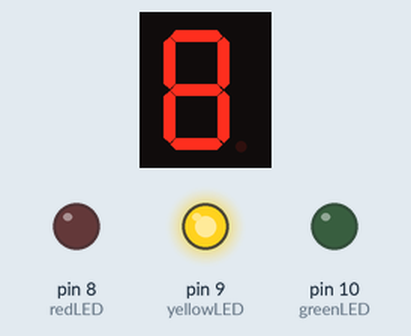
Bench run of a sketch on a simulated Arduino Uno, built with avr-gcc and run on an emulated ATmega328P. Parts: 1-digit seven-segment display, output pins drawn as LEDs (lit = HIGH). Wiring (inferred from the names in the program): 1-digit 7-segment display, segments lit when LOW: segments pin 1, pin 2, pin 3, pin 4, pin 5, pin 6, pin 7. The segment pins are drawn as the display they are named for; pins used as bus, display or sensor lines are not drawn.

Above: at 0.1 s.
At 4.1 s:
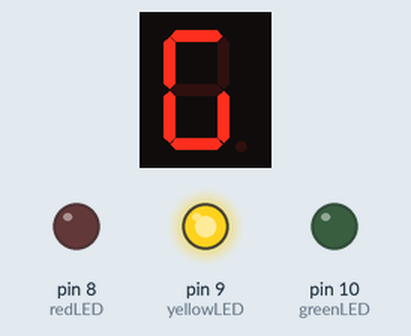
At 9.1 s:
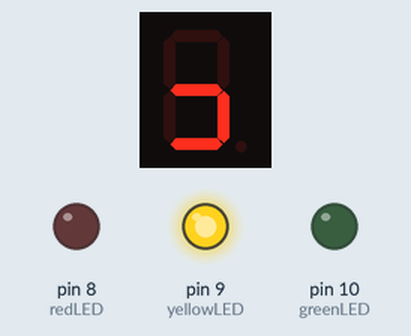
At 20.1 s:
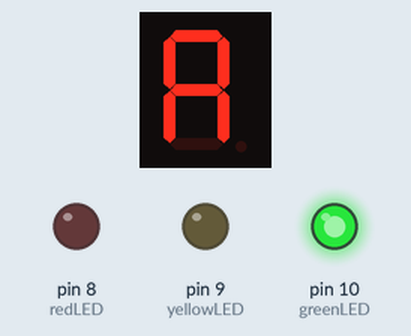
At 30.1 s:
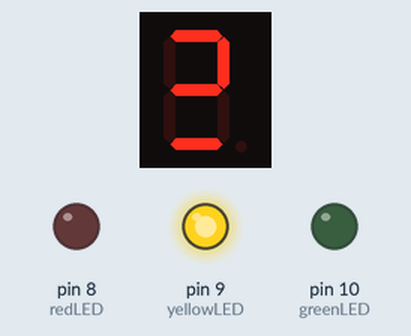
At 39.1 s:
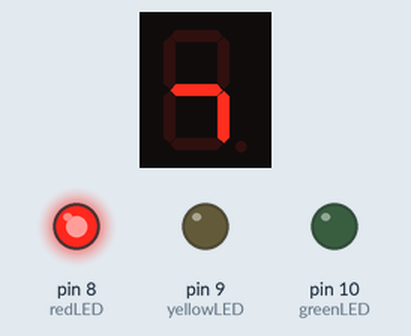
Timing chart, 0 to 40.0 s (numbered marks = the images above):
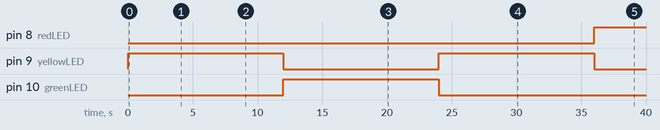

Measured:
- by itself, pin 8 (redLED): LOW → HIGH at 36.0 s
- by itself, pin 9 (yellowLED): alternates HIGH for 12.0 s and LOW for 12.0 s
- by itself, pin 10 (greenLED): LOW → HIGH at 12.0 s, → LOW 12.0 s later
- what the display in image 1 shows lasts 1.0 s, from 4.0 s to 5.0 s

The sketch:

Traffic_Light_with_counter.ino
```cpp
const int greenLED = 10;
const int yellowLED = 9;
const int redLED = 8;
const int segA = 1;
const int segB = 2;
const int segC = 3;
const int segD = 4;
const int segE = 5;
const int segF = 6;
const int segG = 7;

void setup() {
  // put your setup code here, to run once:
pinMode (greenLED, OUTPUT);
pinMode (yellowLED, OUTPUT);
pinMode (redLED, OUTPUT);
pinMode (segA, OUTPUT);
pinMode (segB, OUTPUT);
pinMode (segC, OUTPUT);
pinMode (segD, OUTPUT);
pinMode (segE, OUTPUT);
pinMode (segF, OUTPUT);
pinMode (segG, OUTPUT);
}

void loop() {
  // put your main code here, to run repeatedly:
digitalWrite (greenLED, LOW);
digitalWrite (yellowLED, HIGH);
digitalWrite (redLED, LOW);
delay (2000);

digitalWrite (segA, HIGH);
digitalWrite (segB, LOW);
digitalWrite (segC, LOW);
digitalWrite (segD, LOW);
digitalWrite (segE, LOW);
digitalWrite (segF, LOW);
digitalWrite (segG, LOW);
delay (1000);

digitalWrite (segA, HIGH);
digitalWrite (segB, HIGH);
digitalWrite (segC, LOW);
digitalWrite (segD, HIGH);
digitalWrite (segE, HIGH);
digitalWrite (segF, HIGH);
digitalWrite (segG, LOW);
delay (1000);

digitalWrite (segA, LOW);
digitalWrite (segB, HIGH);
digitalWrite (segC, LOW);
digitalWrite (segD, LOW);
digitalWrite (segE, LOW);
digitalWrite (segF, LOW);
digitalWrite (segG, HIGH);
delay (1000);

digitalWrite (segA, LOW);
digitalWrite (segB, HIGH);
digitalWrite (segC, LOW);
digitalWrite (segD, LOW);
digitalWrite (segE, HIGH);
digitalWrite (segF, LOW);
digitalWrite (segG, LOW);
delay (1000);

digitalWrite (segA, LOW);
digitalWrite (segB, LOW);
digitalWrite (segC, HIGH);
digitalWrite (segD, LOW);
digitalWrite (segE, HIGH);
digitalWrite (segF, HIGH);
digitalWrite (segG, LOW);
delay (1000);

digitalWrite (segA, LOW);
digitalWrite (segB, LOW);
digitalWrite (segC, LOW);
digitalWrite (segD, HIGH);
digitalWrite (segE, HIGH);
digitalWrite (segF, LOW);
digitalWrite (segG, LOW);
delay (1000);

digitalWrite (segA, LOW);
digitalWrite (segB, LOW);
digitalWrite (segC, LOW);
digitalWrite (segD, HIGH);
digitalWrite (segE, LOW);
digitalWrite (segF, LOW);
digitalWrite (segG, LOW);
delay (1000);

digitalWrite (segA, HIGH);
digitalWrite (segB, HIGH);
digitalWrite (segC, LOW);
digitalWrite (segD, LOW);
digitalWrite (segE, HIGH);
digitalWrite (segF, HIGH);
digitalWrite (segG, LOW);
delay (1000);

digitalWrite (segA, LOW);
digitalWrite (segB, LOW);
digitalWrite (segC, LOW);
digitalWrite (segD, LOW);
digitalWrite (segE, LOW);
digitalWrite (segF, LOW);
digitalWrite (segG, LOW);
delay (1000);

digitalWrite (segA, LOW);
digitalWrite (segB, LOW);
digitalWrite (segC, LOW);
digitalWrite (segD, LOW);
digitalWrite (segE, HIGH);
digitalWrite (segF, HIGH);
digitalWrite (segG, LOW);
delay (1000);


digitalWrite (greenLED, HIGH);
digitalWrite (yellowLED, LOW);
digitalWrite (redLED, LOW);
delay (2000);

digitalWrite (segA, HIGH);
digitalWrite (segB, LOW);
digitalWrite (segC, LOW);
digitalWrite (segD, LOW);
digitalWrite (segE, LOW);
digitalWrite (segF, LOW);
digitalWrite (segG, LOW);
delay (1000);

digitalWrite (segA, HIGH);
digitalWrite (segB, HIGH);
digitalWrite (segC, LOW);
digitalWrite (segD, HIGH);
digitalWrite (segE, HIGH);
digitalWrite (segF, HIGH);
digitalWrite (segG, LOW);
delay (1000);

digitalWrite (segA, LOW);
digitalWrite (segB, HIGH);
digitalWrite (segC, LOW);
digitalWrite (segD, LOW);
digitalWrite (segE, LOW);
digitalWrite (segF, LOW);
digitalWrite (segG, HIGH);
delay (1000);

digitalWrite (segA, LOW);
digitalWrite (segB, HIGH);
digitalWrite (segC, LOW);
digitalWrite (segD, LOW);
digitalWrite (segE, HIGH);
digitalWrite (segF, LOW);
digitalWrite (segG, LOW);
delay (1000);

digitalWrite (segA, LOW);
digitalWrite (segB, LOW);
digitalWrite (segC, HIGH);
digitalWrite (segD, LOW);
digitalWrite (segE, HIGH);
digitalWrite (segF, HIGH);
digitalWrite (segG, LOW);
delay (1000);

digitalWrite (segA, LOW);
digitalWrite (segB, LOW);
digitalWrite (segC, LOW);
digitalWrite (segD, HIGH);
digitalWrite (segE, HIGH);
digitalWrite (segF, LOW);
digitalWrite (segG, LOW);
delay (1000);

digitalWrite (segA, LOW);
digitalWrite (segB, LOW);
digitalWrite (segC, LOW);
digitalWrite (segD, HIGH);
digitalWrite (segE, LOW);
digitalWrite (segF, LOW);
digitalWrite (segG, LOW);
delay (1000);

digitalWrite (segA, HIGH);
digitalWrite (segB, HIGH);
digitalWrite (segC, LOW);
digitalWrite (segD, LOW);
digitalWrite (segE, HIGH);
digitalWrite (segF, HIGH);
digitalWrite (segG, LOW);
delay (1000);

digitalWrite (segA, LOW);
digitalWrite (segB, LOW);
digitalWrite (segC, LOW);
digitalWrite (segD, LOW);
digitalWrite (segE, LOW);
digitalWrite (segF, LOW);
digitalWrite (segG, LOW);
delay (1000);

digitalWrite (segA, LOW);
digitalWrite (segB, LOW);
digitalWrite (segC, LOW);
digitalWrite (segD, LOW);
digitalWrite (segE, HIGH);
digitalWrite (segF, HIGH);
digitalWrite (segG, LOW);
delay (1000);

digitalWrite (greenLED, LOW);
digitalWrite (yellowLED, HIGH);
digitalWrite (redLED, LOW);
delay (2000);

digitalWrite (segA, HIGH);
digitalWrite (segB, LOW);
digitalWrite (segC, LOW);
digitalWrite (segD, LOW);
digitalWrite (segE, LOW);
digitalWrite (segF, LOW);
digitalWrite (segG, LOW);
delay (1000);

digitalWrite (segA, HIGH);
digitalWrite (segB, HIGH);
digitalWrite (segC, LOW);
digitalWrite (segD, HIGH);
digitalWrite (segE, HIGH);
digitalWrite (segF, HIGH);
digitalWrite (segG, LOW);
delay (1000);

digitalWrite (segA, LOW);
digitalWrite (segB, HIGH);
digitalWrite (segC, LOW);
digitalWrite (segD, LOW);
digitalWrite (segE, LOW);
digitalWrite (segF, LOW);
digitalWrite (segG, HIGH);
delay (1000);

digitalWrite (segA, LOW);
digitalWrite (segB, HIGH);
digitalWrite (segC, LOW);
digitalWrite (segD, LOW);
digitalWrite (segE, HIGH);
digitalWrite (segF, LOW);
digitalWrite (segG, LOW);
delay (1000);

digitalWrite (segA, LOW);
digitalWrite (segB, LOW);
digitalWrite (segC, HIGH);
digitalWrite (segD, LOW);
digitalWrite (segE, HIGH);
digitalWrite (segF, HIGH);
digitalWrite (segG, LOW);
delay (1000);

digitalWrite (segA, LOW);
digitalWrite (segB, LOW);
digitalWrite (segC, LOW);
digitalWrite (segD, HIGH);
digitalWrite (segE, HIGH);
digitalWrite (segF, LOW);
digitalWrite (segG, LOW);
delay (1000);

digitalWrite (segA, LOW);
digitalWrite (segB, LOW);
digitalWrite (segC, LOW);
digitalWrite (segD, HIGH);
digitalWrite (segE, LOW);
digitalWrite (segF, LOW);
digitalWrite (segG, LOW);
delay (1000);

digitalWrite (segA, HIGH);
digitalWrite (segB, HIGH);
digitalWrite (segC, LOW);
digitalWrite (segD, LOW);
digitalWrite (segE, HIGH);
digitalWrite (segF, HIGH);
digitalWrite (segG, LOW);
delay (1000);

digitalWrite (segA, LOW);
digitalWrite (segB, LOW);
digitalWrite (segC, LOW);
digitalWrite (segD, LOW);
digitalWrite (segE, LOW);
digitalWrite (segF, LOW);
digitalWrite (segG, LOW);
delay (1000);

digitalWrite (segA, LOW);
digitalWrite (segB, LOW);
digitalWrite (segC, LOW);
digitalWrite (segD, LOW);
digitalWrite (segE, HIGH);
digitalWrite (segF, HIGH);
digitalWrite (segG, LOW);
delay (1000);

digitalWrite (greenLED, LOW);
digitalWrite (yellowLED, LOW);
digitalWrite (redLED, HIGH);
delay (2000);


digitalWrite (segA, HIGH);
digitalWrite (segB, LOW);
digitalWrite (segC, LOW);
digitalWrite (segD, LOW);
digitalWrite (segE, LOW);
digitalWrite (segF, LOW);
digitalWrite (segG, LOW);
delay (1000);

digitalWrite (segA, HIGH);
digitalWrite (segB, HIGH);
digitalWrite (segC, LOW);
digitalWrite (segD, HIGH);
digitalWrite (segE, HIGH);
digitalWrite (segF, HIGH);
digitalWrite (segG, LOW);
delay (1000);

digitalWrite (segA, LOW);
digitalWrite (segB, HIGH);
digitalWrite (segC, LOW);
digitalWrite (segD, LOW);
digitalWrite (segE, LOW);
digitalWrite (segF, LOW);
digitalWrite (segG, HIGH);
delay (1000);

digitalWrite (segA, LOW);
digitalWrite (segB, HIGH);
digitalWrite (segC, LOW);
digitalWrite (segD, LOW);
digitalWrite (segE, HIGH);
digitalWrite (segF, LOW);
digitalWrite (segG, LOW);
delay (1000);

digitalWrite (segA, LOW);
digitalWrite (segB, LOW);
digitalWrite (segC, HIGH);
digitalWrite (segD, LOW);
digitalWrite (segE, HIGH);
digitalWrite (segF, HIGH);
digitalWrite (segG, LOW);
delay (1000);

digitalWrite (segA, LOW);
digitalWrite (segB, LOW);
digitalWrite (segC, LOW);
digitalWrite (segD, HIGH);
digitalWrite (segE, HIGH);
digitalWrite (segF, LOW);
digitalWrite (segG, LOW);
delay (1000);

digitalWrite (segA, LOW);
digitalWrite (segB, LOW);
digitalWrite (segC, LOW);
digitalWrite (segD, HIGH);
digitalWrite (segE, LOW);
digitalWrite (segF, LOW);
digitalWrite (segG, LOW);
delay (1000);

digitalWrite (segA, HIGH);
digitalWrite (segB, HIGH);
digitalWrite (segC, LOW);
digitalWrite (segD, LOW);
digitalWrite (segE, HIGH);
digitalWrite (segF, HIGH);
digitalWrite (segG, LOW);
delay (1000);

digitalWrite (segA, LOW);
digitalWrite (segB, LOW);
digitalWrite (segC, LOW);
digitalWrite (segD, LOW);
digitalWrite (segE, LOW);
digitalWrite (segF, LOW);
digitalWrite (segG, LOW);
delay (1000);

digitalWrite (segA, LOW);
digitalWrite (segB, LOW);
digitalWrite (segC, LOW);
digitalWrite (segD, LOW);
digitalWrite (segE, HIGH);
digitalWrite (segF, HIGH);
digitalWrite (segG, LOW);
delay (1000);

digitalWrite (greenLED, LOW);
digitalWrite (yellowLED, HIGH);
digitalWrite (redLED, LOW);
delay (2000);


digitalWrite (segA, HIGH);
digitalWrite (segB, LOW);
digitalWrite (segC, LOW);
digitalWrite (segD, LOW);
digitalWrite (segE, LOW);
digitalWrite (segF, LOW);
digitalWrite (segG, LOW);
delay (1000);

digitalWrite (segA, HIGH);
digitalWrite (segB, HIGH);
digitalWrite (segC, LOW);
digitalWrite (segD, HIGH);
digitalWrite (segE, HIGH);
digitalWrite (segF, HIGH);
digitalWrite (segG, LOW);
delay (1000);

digitalWrite (segA, LOW);
digitalWrite (segB, HIGH);
digitalWrite (segC, LOW);
digitalWrite (segD, LOW);
digitalWrite (segE, LOW);
digitalWrite (segF, LOW);
digitalWrite (segG, HIGH);
delay (1000);

digitalWrite (segA, LOW);
digitalWrite (segB, HIGH);
digitalWrite (segC, LOW);
digitalWrite (segD, LOW);
digitalWrite (segE, HIGH);
digitalWrite (segF, LOW);
digitalWrite (segG, LOW);
delay (1000);

digitalWrite (segA, LOW);
digitalWrite (segB, LOW);
digitalWrite (segC, HIGH);
digitalWrite (segD, LOW);
digitalWrite (segE, HIGH);
digitalWrite (segF, HIGH);
digitalWrite (segG, LOW);
delay (1000);

digitalWrite (segA, LOW);
digitalWrite (segB, LOW);
digitalWrite (segC, LOW);
digitalWrite (segD, HIGH);
digitalWrite (segE, HIGH);
digitalWrite (segF, LOW);
digitalWrite (segG, LOW);
delay (1000);

digitalWrite (segA, LOW);
digitalWrite (segB, LOW);
digitalWrite (segC, LOW);
digitalWrite (segD, HIGH);
digitalWrite (segE, LOW);
digitalWrite (segF, LOW);
digitalWrite (segG, LOW);
delay (1000);

digitalWrite (segA, HIGH);
digitalWrite (segB, HIGH);
digitalWrite (segC, LOW);
digitalWrite (segD, LOW);
digitalWrite (segE, HIGH);
digitalWrite (segF, HIGH);
digitalWrite (segG, LOW);
delay (1000);

digitalWrite (segA, LOW);
digitalWrite (segB, LOW);
digitalWrite (segC, LOW);
digitalWrite (segD, LOW);
digitalWrite (segE, LOW);
digitalWrite (segF, LOW);
digitalWrite (segG, LOW);
delay (1000);

digitalWrite (segA, LOW);
digitalWrite (segB, LOW);
digitalWrite (segC, LOW);
digitalWrite (segD, LOW);
digitalWrite (segE, HIGH);
digitalWrite (segF, HIGH);
digitalWrite (segG, LOW);
delay (1000);

}
```
